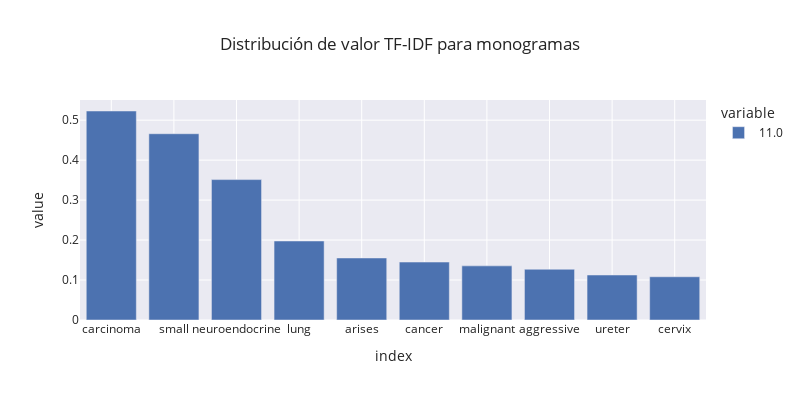
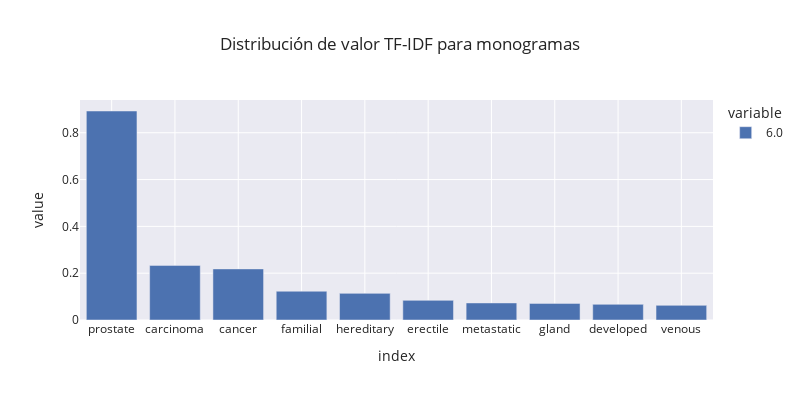
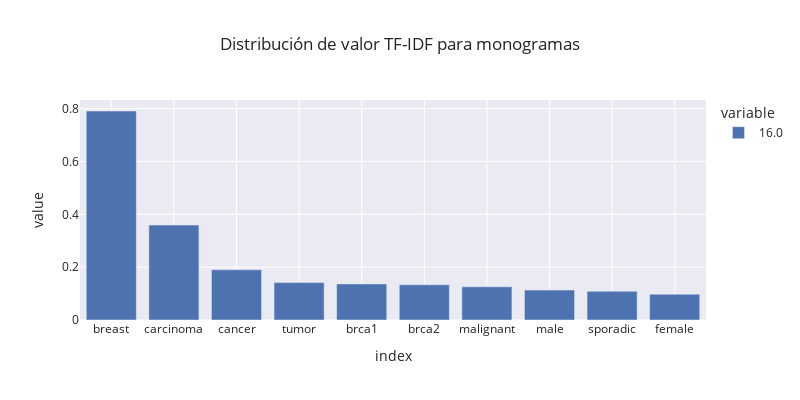

These figures' notebook cell, in order:
### Code cell
for comunidad in ejemplos.comunidad.values:
    fig = px.bar(tfidf_infomap_dense[0].loc[comunidad].sort_values(ascending=False)[0:10],width=800, height=400, title="Distribución de valor TF-IDF para monogramas")
    fig.show()

### Figure 1 — Plotly figure (JSON) as saved in the notebook; plotly's stock layout.template omitted (floating-point values rounded to 4 significant figures)
{"data": [{"alignmentgroup": "True", "hovertemplate": "variable=11.0<br>index=%{x}<br>value=%{y}<extra></extra>", "legendgroup": "11.0", "marker": {"color": "rgb(76,114,176)", "pattern": {"shape": ""}}, "name": "11.0", "offsetgroup": "11.0", "orientation": "v", "showlegend": true, "textposition": "auto", "type": "bar", "x": ["carcinoma", "small", "neuroendocrine", "lung", "arises", "cancer", "malignant", "aggressive", "ureter", "cervix"], "xaxis": "x", "y": [0.5229, 0.466, 0.3513, 0.1976, 0.1552, 0.145, 0.1355, 0.127, 0.1126, 0.1082], "yaxis": "y"}], "layout": {"barmode": "relative", "height": 400, "legend": {"title": {"text": "variable"}, "tracegroupgap": 0}, "title": {"text": "Distribución de valor TF-IDF para monogramas"}, "width": 800, "xaxis": {"anchor": "y", "domain": [0, 1], "title": {"text": "index"}}, "yaxis": {"anchor": "x", "domain": [0, 1], "title": {"text": "value"}}}}

### Figure 2 — Plotly figure (JSON) as saved in the notebook; plotly's stock layout.template omitted (floating-point values rounded to 4 significant figures)
{"data": [{"alignmentgroup": "True", "hovertemplate": "variable=6.0<br>index=%{x}<br>value=%{y}<extra></extra>", "legendgroup": "6.0", "marker": {"color": "rgb(76,114,176)", "pattern": {"shape": ""}}, "name": "6.0", "offsetgroup": "6.0", "orientation": "v", "showlegend": true, "textposition": "auto", "type": "bar", "x": ["prostate", "carcinoma", "cancer", "familial", "hereditary", "erectile", "metastatic", "gland", "developed", "venous"], "xaxis": "x", "y": [0.8928, 0.2333, 0.2183, 0.123, 0.1138, 0.08392, 0.07286, 0.07095, 0.06691, 0.06259], "yaxis": "y"}], "layout": {"barmode": "relative", "height": 400, "legend": {"title": {"text": "variable"}, "tracegroupgap": 0}, "title": {"text": "Distribución de valor TF-IDF para monogramas"}, "width": 800, "xaxis": {"anchor": "y", "domain": [0, 1], "title": {"text": "index"}}, "yaxis": {"anchor": "x", "domain": [0, 1], "title": {"text": "value"}}}}

### Figure 3 — Plotly figure (JSON) as saved in the notebook; plotly's stock layout.template omitted (floating-point values rounded to 4 significant figures)
{"data": [{"alignmentgroup": "True", "hovertemplate": "variable=16.0<br>index=%{x}<br>value=%{y}<extra></extra>", "legendgroup": "16.0", "marker": {"color": "rgb(76,114,176)", "pattern": {"shape": ""}}, "name": "16.0", "offsetgroup": "16.0", "orientation": "v", "showlegend": true, "textposition": "auto", "type": "bar", "x": ["breast", "carcinoma", "cancer", "tumor", "brca1", "brca2", "malignant", "male", "sporadic", "female"], "xaxis": "x", "y": [0.7913, 0.3593, 0.1902, 0.1416, 0.1365, 0.1331, 0.1257, 0.1131, 0.1088, 0.09777], "yaxis": "y"}], "layout": {"barmode": "relative", "height": 400, "legend": {"title": {"text": "variable"}, "tracegroupgap": 0}, "title": {"text": "Distribución de valor TF-IDF para monogramas"}, "width": 800, "xaxis": {"anchor": "y", "domain": [0, 1], "title": {"text": "index"}}, "yaxis": {"anchor": "x", "domain": [0, 1], "title": {"text": "value"}}}}
